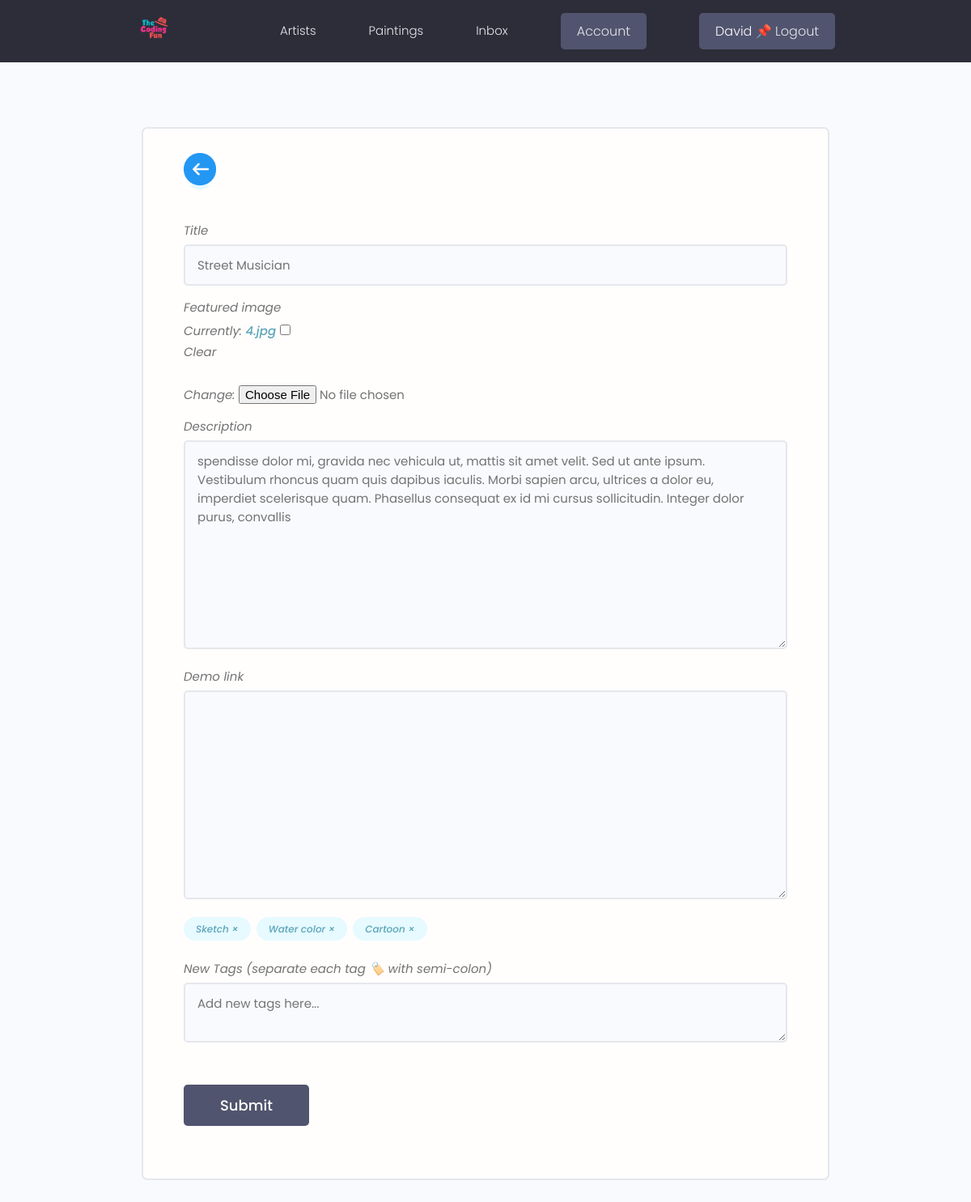
/paintings/update-painting/ec0eaee9-72a4-4c9e-a753-278059cde47e/ (signed in), run on an earlier commit of the app's database.
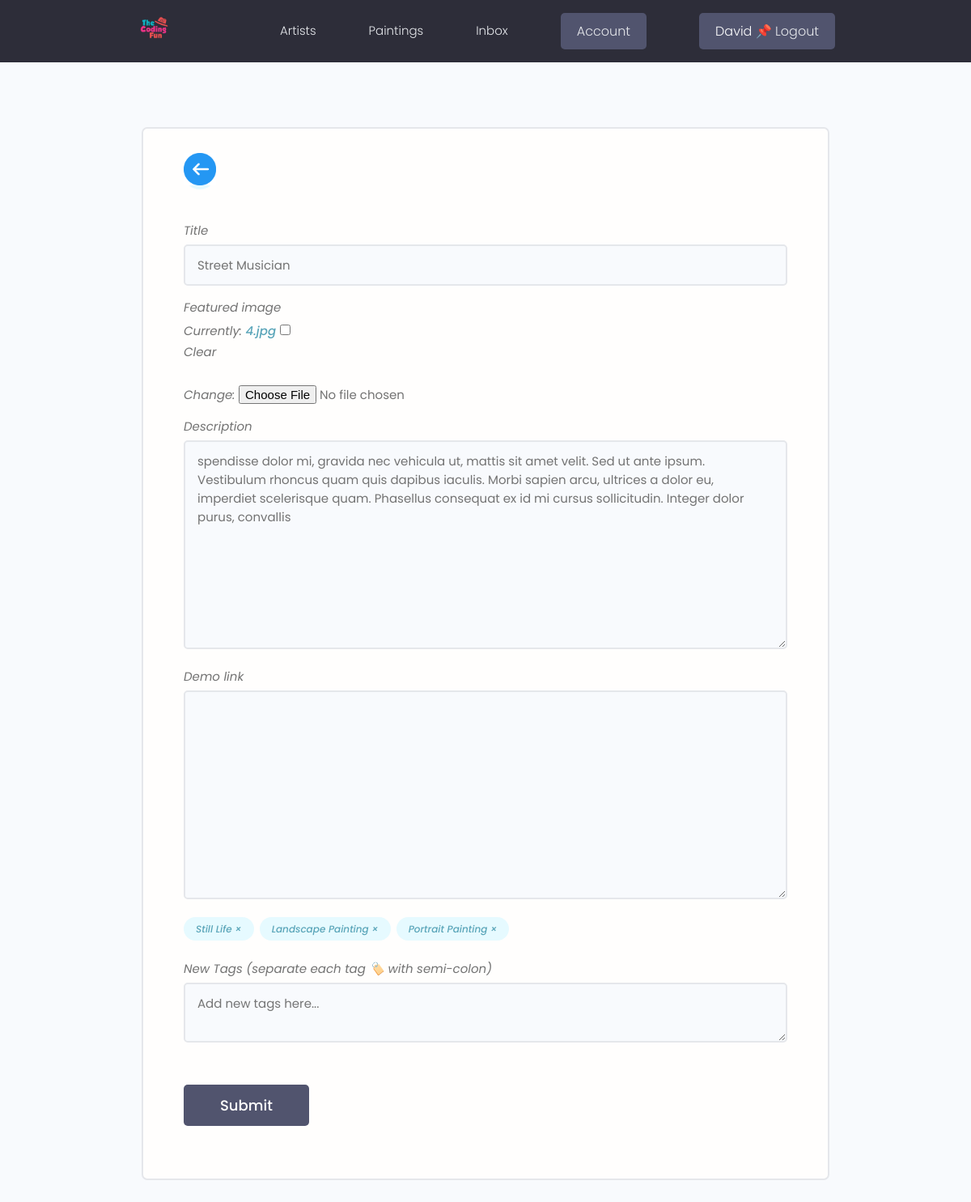
And on a later commit of the database.
### paintings/models.py (models this page shows, shortened)
class Tag(models.Model):
    name = models.CharField(max_length=200)
    created = models.DateTimeField(auto_now_add=True)
    id = models.UUIDField(default=uuid.uuid4, unique=True, primary_key=True, editable=False)

### paintings/views.py (the view, shortened to what this page needs)
# urls.py: path("update-painting/<str:pk>/", views.updatePainting, name="update-painting"),
@login_required(login_url="login-user")
def updatePainting(request, pk):
    profile = request.user.profile
    paintObj = profile.painting_set.get(id=pk)
    form = PaintingForm(instance=paintObj)
    context = {"form": form, "painting": paintObj}
    return render(request, "paintings/painting_form.html", context)

### paintings/forms.py
class PaintingForm(ModelForm):
    class Meta:
        model = Painting
        fields = ['title', 'featured_image', 'description', 'demo_link']
        widgets = {
            "tags": forms.CheckboxSelectMultiple(),
        }
    def __init__(self, *args, **kwargs):
        super(PaintingForm, self).__init__(*args, **kwargs)
        for name, field in self.fields.items():
            field.widget.attrs.update({"class": "input"})

### paintings/templates/paintings/painting_form.html (shortened to what this page needs)
{% extends 'main.html' %}
{% load static %}{% block content %}
<main class="formPage my-xl">
    <div class="content-box">
        <div class="formWrapper">
            <a class="backButton" href="javascript:history.back()"><i class="im im-angle-left"><img
                        src="{% static 'images/back_arrow.png' width=40 height=40 %}"></img></a>
            <br>
            <form class="form" method="POST" enctype="multipart/form-data">
                {% for field in form %}
                <div class="form__field">
                    <label for="formInput#text">{{field.label}}</label>
                    {{field}}
                </div>
                {% endfor %}
                {% for tag in painting.tags.all %}
                <div class="project-tag tag tag--pill tag--main" data-tag="{{tag.id}}" data-painting="{{painting.id}}">
                    {{tag.name}} &#215;</div>
                {% endfor %}
                <div class="form__field">
                    <label for="formInput#text">New Tags (separate each tag 🏷️ with semi-colon)</label>
                    <textarea class="input" name="newtags" placeholder="Add new tags here..."></textarea>
                </div>
                <input class="btn btn--sub btn--lg  my-md" type="submit" value="Submit" />
            </form>
        </div>
    </div>
</main>
{% endblock content %}

What changed in the data, as far as the page shows it:
changed Tag: name "Sketch" → "Still Life"
changed Tag: name "Water color" → "Landscape Painting"
changed Tag: name "Cartoon" → "Portrait Painting"
